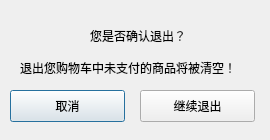
<?xml version="1.0" encoding="UTF-8"?>
<ui version="4.0">
 <class>closeinterface</class>
 <widget class="QDialog" name="closeinterface">
  <property name="geometry">
   <rect>
    <x>0</x>
    <y>0</y>
    <width>270</width>
    <height>140</height>
   </rect>
  </property>
  <property name="windowTitle">
   <string>Dialog</string>
  </property>
  <widget class="QLabel" name="label">
   <property name="geometry">
    <rect>
     <x>90</x>
     <y>10</y>
     <width>101</width>
     <height>51</height>
    </rect>
   </property>
   <property name="text">
    <string>您是否确认退出？</string>
   </property>
  </widget>
  <widget class="QLabel" name="label_2">
   <property name="geometry">
    <rect>
     <x>20</x>
     <y>60</y>
     <width>231</width>
     <height>16</height>
    </rect>
   </property>
   <property name="text">
    <string>退出您购物车中未支付的商品将被清空！</string>
   </property>
  </widget>
  <widget class="QPushButton" name="cancel">
   <property name="geometry">
    <rect>
     <x>10</x>
     <y>90</y>
     <width>115</width>
     <height>32</height>
    </rect>
   </property>
   <property name="text">
    <string>取消</string>
   </property>
  </widget>
  <widget class="QPushButton" name="confirm">
   <property name="geometry">
    <rect>
     <x>140</x>
     <y>90</y>
     <width>115</width>
     <height>32</height>
    </rect>
   </property>
   <property name="text">
    <string>继续退出</string>
   </property>
  </widget>
 </widget>
 <resources/>
 <connections/>
</ui>
